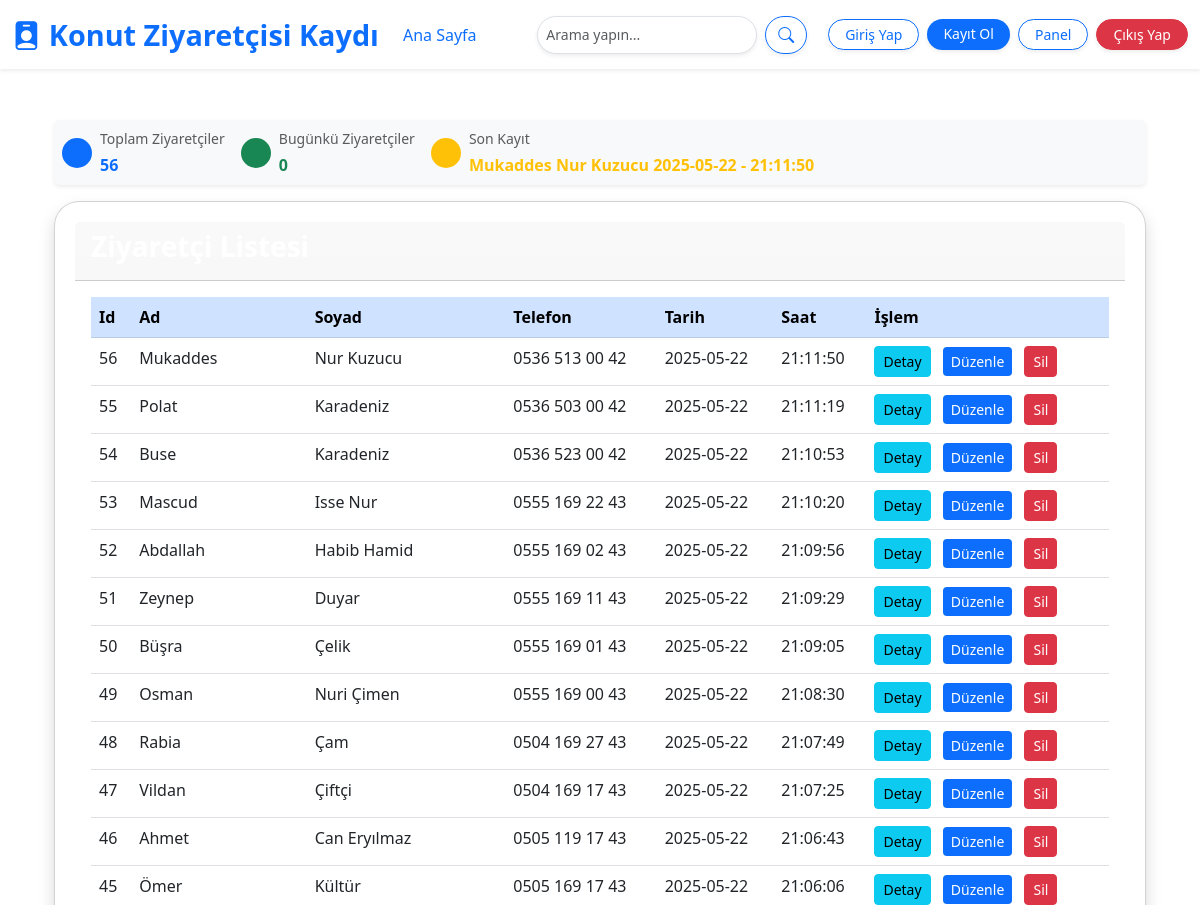
Page /dashboard (signed in, upper part) on the earlier database version.
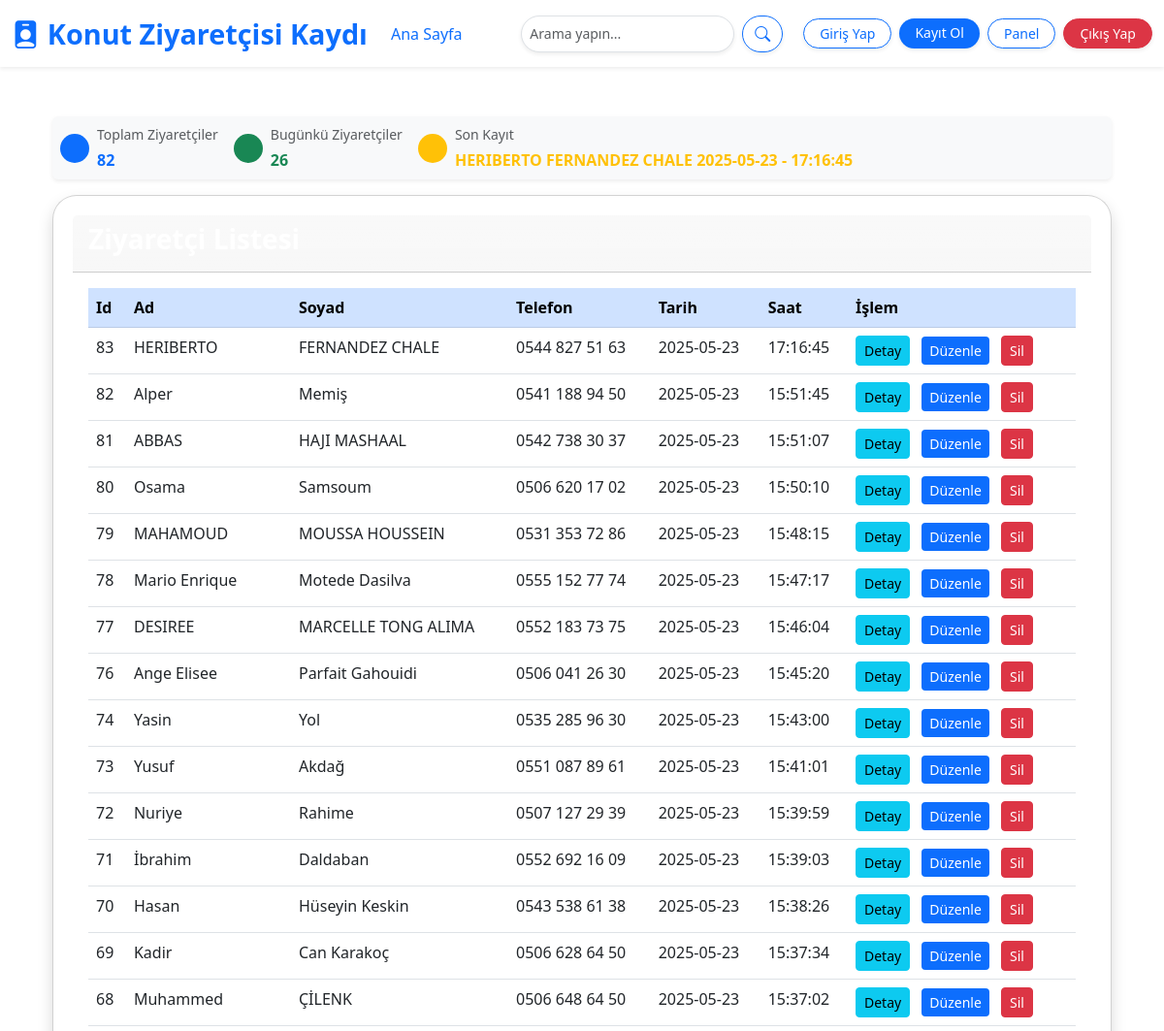
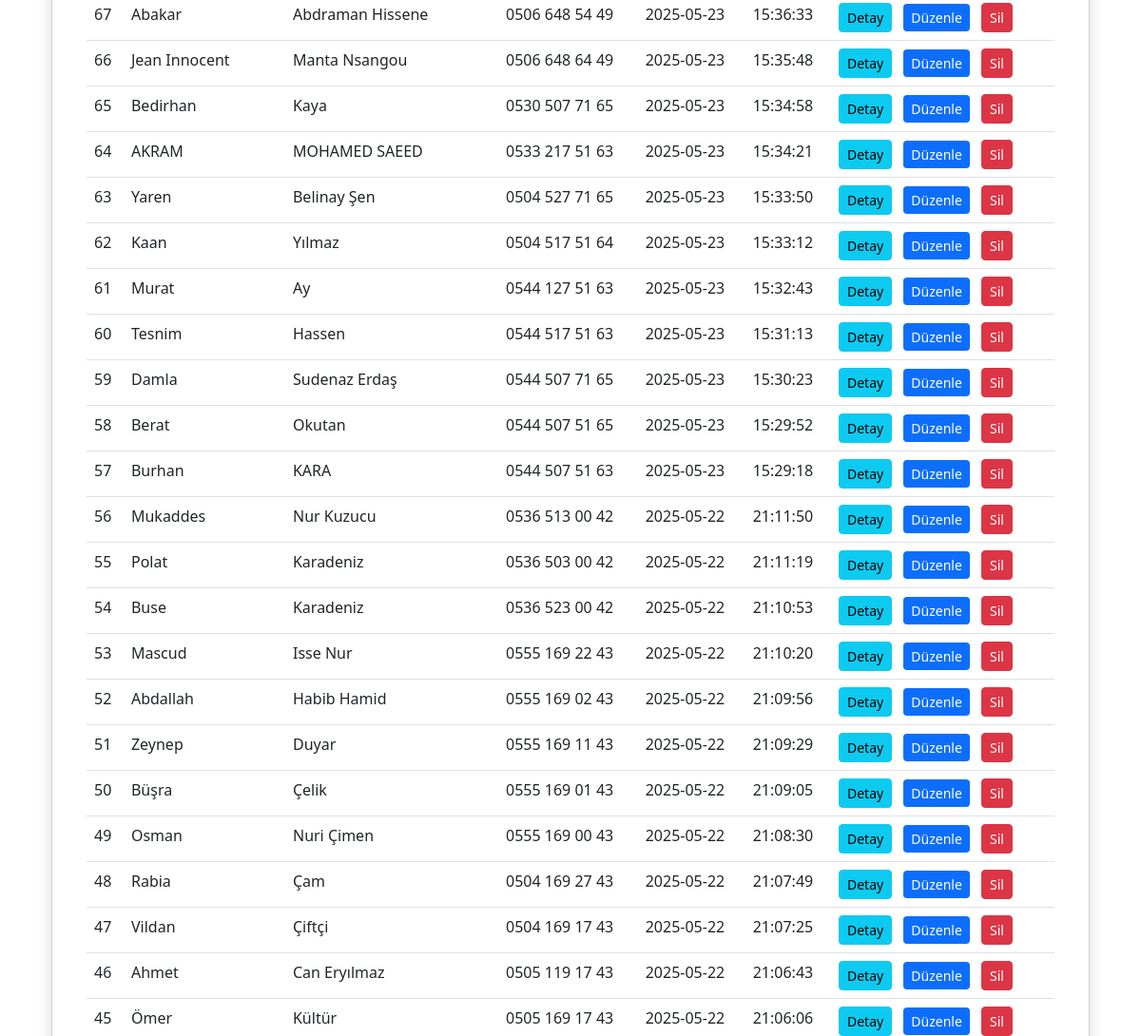
Same page on the later database version (2 pictures, top to bottom).
### models.py (models this page shows)
class Visitor(db.Model):
    __tablename__ = 'visitor'
    __table_args__ = {'extend_existing': True}
    id = db.Column(db.Integer, primary_key=True)
    name = db.Column(db.String(100), nullable=False)
    surname = db.Column(db.String(100), nullable=False)
    phone = db.Column(db.String(15), nullable=False)
    date = db.Column(db.Date, nullable=False)
    time = db.Column(db.Time, nullable=False)
    other_data = db.Column(db.Text, nullable=True)

### app.py (the view)
@app.route('/dashboard')
@login_required
def dashboard():
    query = request.args.get('q', '').strip()
    total_visitors = Visitor.query.count()
    today = datetime.today().date()
    visitors_today = Visitor.query.filter_by(date=today).count()
    last_visitor = Visitor.query.order_by(Visitor.id.desc()).first()
    last_registration = (
    f"{last_visitor.name} {last_visitor.surname} {last_visitor.date.strftime('%Y-%m-%d')} - {last_visitor.time.strftime('%H:%M:%S')}"
    if last_visitor else "Artık günlükçü yok"
)
    if query:
        visitors = Visitor.query.filter(
            or_(
                func.lower(Visitor.name).contains(query.lower()),
                func.lower(Visitor.surname).contains(query.lower())
            )
        ).order_by(Visitor.date.desc(), Visitor.time.desc()).all()
    else:
        visitors = Visitor.query.order_by(Visitor.date.desc(), Visitor.time.desc()).all()
    return render_template(
        'dashboard.html',
        visitors=visitors,
        total_visitors=total_visitors,
        visitors_today=visitors_today,
        last_registration=last_registration
    )

### app.py (called while the page is built)
@login_manager.user_loader
def load_user(user_id):
    return User.query.get(int(user_id))

### templates/dashboard.html (shortened to what this page needs)
{% extends "base.html" %}
{% block page_class %}dashboard-background{% endblock %}
{% block content %}
<div class="container mt-4">
    <div class="d-flex justify-content-between align-items-center bg-light shadow-sm rounded p-2 mb-3">
        <div class="d-flex gap-3">
            <div class="stat-box d-flex align-items-center">
                <div class="icon bg-primary text-white rounded-circle d-flex justify-content-center align-items-center" style="width: 30px; height: 30px;">
                </div>
                <div class="ms-2">
                    <p class="mb-1 text-muted small">Toplam Ziyaretçiler</p>
                    <p class="fw-bold text-primary mb-0">{{ total_visitors }}</p>
                </div>
            </div>
            <div class="stat-box d-flex align-items-center">
                <div class="icon bg-success text-white rounded-circle d-flex justify-content-center align-items-center" style="width: 30px; height: 30px;">
                </div>
                <div class="ms-2">
                    <p class="mb-1 text-muted small">Bugünkü Ziyaretçiler</p>
                    <p class="fw-bold text-success mb-0">{{ visitors_today }}</p>
                </div>
            </div>
            <div class="stat-box d-flex align-items-center">
                <div class="icon bg-warning text-white rounded-circle d-flex justify-content-center align-items-center" style="width: 30px; height: 30px;">
                </div>
                <div class="ms-2">
                    <p class="mb-1 text-muted small">Son Kayıt</p>
                    <p class="fw-bold text-warning mb-0">{{ last_registration }}</p>
                </div>
            </div>
        </div>
    </div>
    <div class="card shadow blurred-box">
        <div class="card-header bg-gradient text-white">
            <h5 class="fw-bold fs-3">Ziyaretçi Listesi</h5>
        </div>
        <div class="card-body">
            <table class="table table-hover">
                <thead class="table-primary text-white">
                    <tr>
                        <th>Id</th>
                        <th>Ad</th>
                        <th>Soyad</th>
                        <th>Telefon</th>
                        <th>Tarih</th>
                        <th>Saat</th>
                        <th>İşlem</th>
                    </tr>
                </thead>
                <tbody>
                    {% for visitor in visitors %}
                    <tr>
                        <td>{{ visitor.id }}</td>
                        <td>{{ visitor.name }}</td>
                        <td>{{ visitor.surname }}</td>
                        <td>{{ visitor.phone }}</td>
                        <td>{{ visitor.date }}</td>
                        <td>{{ visitor.time.strftime('%H:%M:%S') }}</td>
                        <td>
                            <a href="/visitor_info/{{ visitor.id }}" class="btn btn-sm btn-info me-2">Detay</a>
                            <a href="/editvisitor/{{ visitor.id }}" class="btn btn-sm btn-primary me-2">Düzenle</a>
                            <form action="{{ url_for('delete_visitor', id=visitor.id) }}" method="POST" style="display:inline;" onsubmit="return confirm('Bu kaydı silmek istediğinize emin misiniz?');">
                                <button type="submit" class="btn btn-sm btn-danger me-2">Sil</button>
                            </form>
                        </td>
                    </tr>
                    {% endfor %}
                </tbody>
            </table>
        </div>
    </div>
</div>
{% endblock %}

### templates/base.html (shortened to what this page needs)
<!DOCTYPE html>
<html lang="tr">
<head>
    <link href="https://cdn.jsdelivr.net/npm/bootstrap@5.3.0/dist/css/bootstrap.min.css" rel="stylesheet">
    <link rel="stylesheet" href="https://cdn.jsdelivr.net/npm/bootstrap-icons@1.10.0/font/bootstrap-icons.css">
    <link rel="stylesheet" href="/static/styles.css">
</head>
<body class="{% block page_class %}{% endblock %}">
    <nav class="navbar navbar-expand-lg navbar-light bg-white shadow-sm fixed-top">
        <div class="container-fluid">
            <a class="navbar-brand d-flex align-items-center text-primary fw-bold" href="/">
                <i class="bi bi-person-badge-fill me-2" style="font-size: 1.8rem;"></i>
                Konut Ziyaretçisi Kaydı
            </a>
            <div class="collapse navbar-collapse justify-content-between" id="navbarNav">
                <ul class="navbar-nav">
                    <li class="nav-item">
                        <a href="/" class="nav-link text-primary fw-medium">Ana Sayfa</a>
                    </li>
                </ul>
                    <form class="d-flex me-3" action="{{ url_for('dashboard') }}" method="GET" id="searchForm">
                        <input name="q" id="searchInput" class="form-control form-control-sm rounded-pill ms-5 shadow-sm"
                            type="search" placeholder="Arama yapın..." aria-label="Search"
                            value="{{ request.args.get('q', '') }}">
                        <button class="btn btn-outline-primary rounded-pill ms-2 shadow-sm" type="submit">
                            <i class="bi bi-search"></i>
                        </button>
                    </form>
                <div class="d-flex">
                    <a href="/login" class="btn btn-outline-primary btn-sm rounded-pill px-3 shadow-sm me-2">Giriş Yap</a>
                    <a href="/registervisitor" class="btn btn-primary btn-sm rounded-pill px-3 shadow-sm me-2">Kayıt Ol</a>
                    <a href="/dashboard" class="btn btn-outline-primary btn-sm rounded-pill px-3 shadow-sm me-2">Panel</a>
                    {% if current_user.is_authenticated %}
                    <a href="{{ url_for('logout') }}" class="btn btn-danger btn-sm rounded-pill px-3 shadow-sm me-">Çıkış Yap</a>
                    {% endif %}
                </div>
            </div>
        </div>
    </nav>
    <main class="container mt-5 pt-5">
        {% block content %}
        {% endblock %}
    </main>
</body>
</html>

### static/styles.css (style rules this page uses)
.dashboard-background { background-image: url('/static/img/victor-sutty-5vYJJ2khdj8-unsplash1.png'); background-size: cover; background-position: center; background-repeat: no-repeat; background-attachment: fixed; }
.blurred-box { background: rgba(255, 255, 255, 0.1); backdrop-filter: blur(10px); border-radius: 25px; padding: 20px; box-shadow: 0px 4px 10px rgba(0, 0, 0, 0.1); background-attachment: fixed; }
.navbar { transition: all 0.3s ease; }
.navbar-brand { font-size: 1.8rem; }
.nav-link { font-weight: 500; font-size: 1rem; }
.btn-primary { background-color: #0d6efd; border: none; }
.btn-outline-primary { border-color: #0d6efd; color: #0d6efd; }
form input { font-size: 0.9rem; border-color: #dee2e6; transition: all 0.3s ease; }
.shadow-sm { box-shadow: 0 4px 10px rgba(0, 0, 0, 0.1); }

Differences in the rows shown:
added Visitor: id "83", name "HERIBERTO", surname "FERNANDEZ CHALE", phone "0544 827 51 63", date "2025-05-23", time "17:16:45"
added Visitor: id "82", name "Alper", surname "Memiş", phone "0541 188 94 50", date "2025-05-23", time "15:51:45"
added Visitor: id "81", name "ABBAS", surname "HAJI MASHAAL", phone "0542 738 30 37", date "2025-05-23", time "15:51:07"
added Visitor: id "80", name "Osama", surname "Samsoum", phone "0506 620 17 02", date "2025-05-23", time "15:50:10"
added Visitor: id "79", name "MAHAMOUD", surname "MOUSSA HOUSSEIN", phone "0531 353 72 86", date "2025-05-23", time "15:48:15"
added Visitor: id "78", name "Mario Enrique", surname "Motede Dasilva", phone "0555 152 77 74", date "2025-05-23", time "15:47:17"
added Visitor: id "77", name "DESIREE", surname "MARCELLE TONG ALIMA", phone "0552 183 73 75", date "2025-05-23", time "15:46:04"
added Visitor: id "76", name "Ange Elisee", surname "Parfait Gahouidi", phone "0506 041 26 30", date "2025-05-23", time "15:45:20"
added Visitor: id "74", name "Yasin", surname "Yol", phone "0535 285 96 30", date "2025-05-23", time "15:43:00"
added Visitor: id "73", name "Yusuf", surname "Akdağ", phone "0551 087 89 61", date "2025-05-23", time "15:41:01"
added Visitor: id "72", name "Nuriye", surname "Rahime", phone "0507 127 29 39", date "2025-05-23", time "15:39:59"
added Visitor: id "71", name "İbrahim", surname "Daldaban", phone "0552 692 16 09", date "2025-05-23", time "15:39:03"
added Visitor: id "70", name "Hasan", surname "Hüseyin Keskin", phone "0543 538 61 38", date "2025-05-23", time "15:38:26"
added Visitor: id "69", name "Kadir", surname "Can Karakoç", phone "0506 628 64 50", date "2025-05-23", time "15:37:34"
added Visitor: id "68", name "Muhammed", surname "ÇİLENK", phone "0506 648 64 50", date "2025-05-23", time "15:37:02"
added Visitor: id "67", name "Abakar", surname "Abdraman Hissene", phone "0506 648 54 49", date "2025-05-23", time "15:36:33"
added Visitor: id "66", name "Jean Innocent", surname "Manta Nsangou", phone "0506 648 64 49", date "2025-05-23", time "15:35:48"
added Visitor: id "65", name "Bedirhan", surname "Kaya", phone "0530 507 71 65", date "2025-05-23", time "15:34:58"
added Visitor: id "64", name "AKRAM", surname "MOHAMED SAEED", phone "0533 217 51 63", date "2025-05-23", time "15:34:21"
added Visitor: id "63", name "Yaren", surname "Belinay Şen", phone "0504 527 71 65", date "2025-05-23", time "15:33:50"
added Visitor: id "62", name "Kaan", surname "Yılmaz", phone "0504 517 51 64", date "2025-05-23", time "15:33:12"
added Visitor: id "61", name "Murat", surname "Ay", phone "0544 127 51 63", date "2025-05-23", time "15:32:43"
added Visitor: id "60", name "Tesnim", surname "Hassen", phone "0544 517 51 63", date "2025-05-23", time "15:31:13"
added Visitor: id "59", name "Damla", surname "Sudenaz Erdaş", phone "0544 507 71 65", date "2025-05-23", time "15:30:23"
added Visitor: id "58", name "Berat", surname "Okutan", phone "0544 507 51 65", date "2025-05-23", time "15:29:52"
added Visitor: id "57", name "Burhan", surname "KARA", phone "0544 507 51 63", date "2025-05-23", time "15:29:18"
Other differences:
{{ total_visitors }}: "56" → "82"
{{ visitors_today }}: "0" → "26"
{{ last_registration }}: "Mukaddes Nur Kuzucu 2025-05-22 - 21:11:50" → "HERIBERTO FERNANDEZ CHALE 2025-05-23 - 17:16:45"
